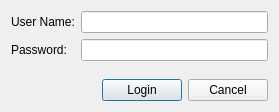
<?xml version="1.0" encoding="UTF-8"?>
<ui version="4.0">
 <class>loginDialog</class>
 <widget class="QDialog" name="loginDialog">
  <property name="geometry">
   <rect>
    <x>0</x>
    <y>0</y>
    <width>279</width>
    <height>112</height>
   </rect>
  </property>
  <property name="windowTitle">
   <string>Dialog</string>
  </property>
  <layout class="QVBoxLayout" name="verticalLayout_2">
   <item>
    <layout class="QVBoxLayout" name="verticalLayout">
     <item>
      <layout class="QFormLayout" name="formLayout">
       <item row="0" column="0">
        <widget class="QLabel" name="label">
         <property name="text">
          <string>User Name:</string>
         </property>
        </widget>
       </item>
       <item row="0" column="1">
        <widget class="QLineEdit" name="userNameEdit"/>
       </item>
       <item row="1" column="0">
        <widget class="QLabel" name="label_2">
         <property name="text">
          <string>Password:</string>
         </property>
        </widget>
       </item>
       <item row="1" column="1">
        <widget class="QLineEdit" name="userPwdEdit"/>
       </item>
      </layout>
     </item>
     <item>
      <layout class="QHBoxLayout" name="horizontalLayout">
       <item>
        <spacer name="horizontalSpacer">
         <property name="orientation">
          <enum>Qt::Horizontal</enum>
         </property>
         <property name="sizeHint" stdset="0">
          <size>
           <width>78</width>
           <height>20</height>
          </size>
         </property>
        </spacer>
       </item>
       <item>
        <widget class="QPushButton" name="loginButton">
         <property name="text">
          <string>Login</string>
         </property>
        </widget>
       </item>
       <item>
        <widget class="QPushButton" name="cancelButton">
         <property name="text">
          <string>Cancel</string>
         </property>
        </widget>
       </item>
      </layout>
     </item>
    </layout>
   </item>
  </layout>
 </widget>
 <resources/>
 <connections/>
</ui>
